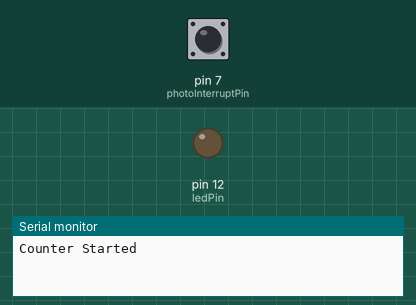
This sketch was run on a simulated Arduino Uno, built with avr-gcc and run on an emulated ATmega328P. On the bench: output pins drawn as LEDs (lit = HIGH), the last lines printed to the serial monitor. Inputs (shaded band) come from the test bench; at power-on: pin 7 (photoInterruptPin) HIGH.

Above: at 1.2 s.
1.3 s: pin 7 (photoInterruptPin) pulled LOW for 0.15 s
At 1.37 s:
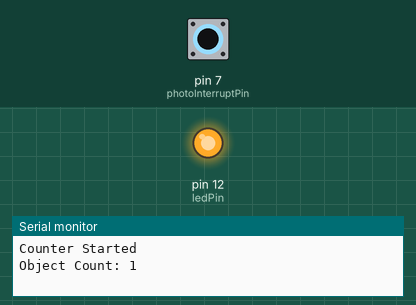
2.9 s: pin 7 (photoInterruptPin) pulled LOW for 3.2 s
At 7.0 s:
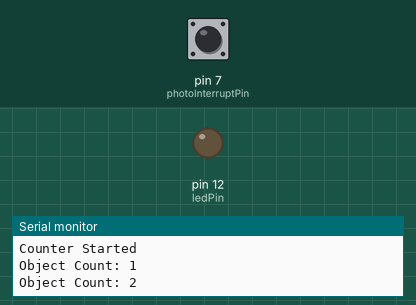
Timing chart, 0 to 8.5 s (numbered marks = the images above; inputs shaded):
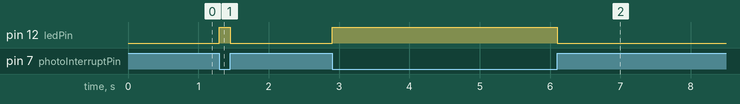

Measured:
- after the input at 1.3 s, pin 12 (ledPin): LOW → HIGH at once, → LOW 0.15 s later
- after the input at 2.9 s, pin 12 (ledPin): LOW → HIGH at once, → LOW 3.2 s later

The sketch:

PhotoInterrupt_01.ino
```cpp
// 핀 정의
const int photoInterruptPin = 7;  // 포토 인터럽터를 디지털 핀 7에 연결
const int ledPin = 12;            // LED를 디지털 핀 12에 연결

// 변수 선언
volatile int count = 0;          // 물체 통과 횟수 (volatile: 인터럽트 사용 대비)
int lastState = HIGH;            // 이전 상태 저장

void setup() {
  // 핀 모드 설정
  pinMode(photoInterruptPin, INPUT);  // 포토 인터럽터 입력
  pinMode(ledPin, OUTPUT);           // LED 출력

  // 시리얼 통신 시작 (디버깅용)
  Serial.begin(9600);
  Serial.println("Counter Started");
}

void loop() {
  // 포토 인터럽터의 현재 상태 읽기
  int currentState = digitalRead(photoInterruptPin);

  // LED 제어: LOW일 때 켜짐
  if (currentState == LOW) {
    digitalWrite(ledPin, HIGH);  // LED ON
  } else {
    digitalWrite(ledPin, LOW);   // LED OFF
  }

  // 상태 변화 감지 (HIGH -> LOW 전환 시 카운트)
  if (lastState == HIGH && currentState == LOW) {
    count++;  // 물체 통과 횟수 증가
    Serial.print("Object Count: ");
    Serial.println(count);
    delay(50);  // 디바운싱을 위한 짧은 지연
  }

  // 현재 상태를 이전 상태로 저장
  lastState = currentState;
}
```
